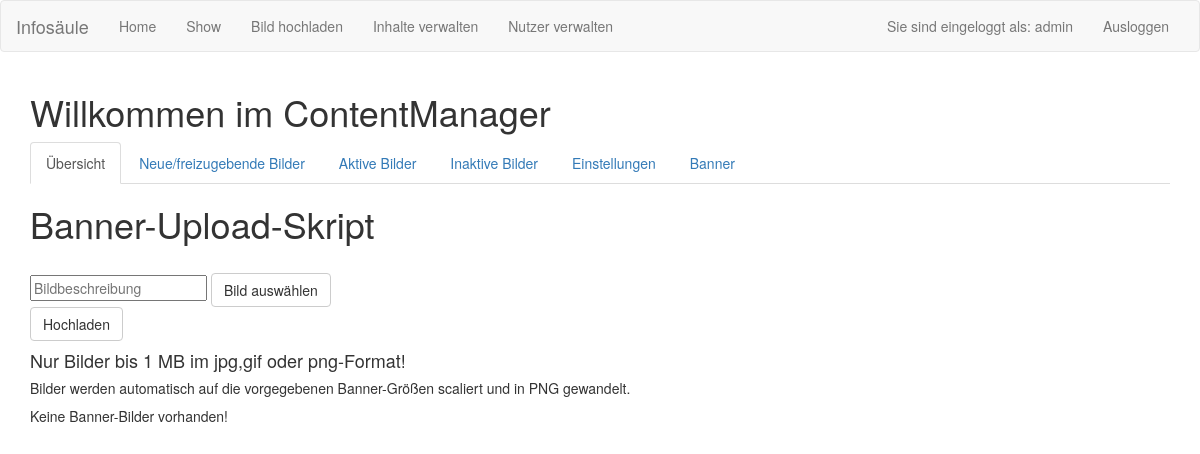
The page /cms_banner.php (signed in) on the database as committed earlier.
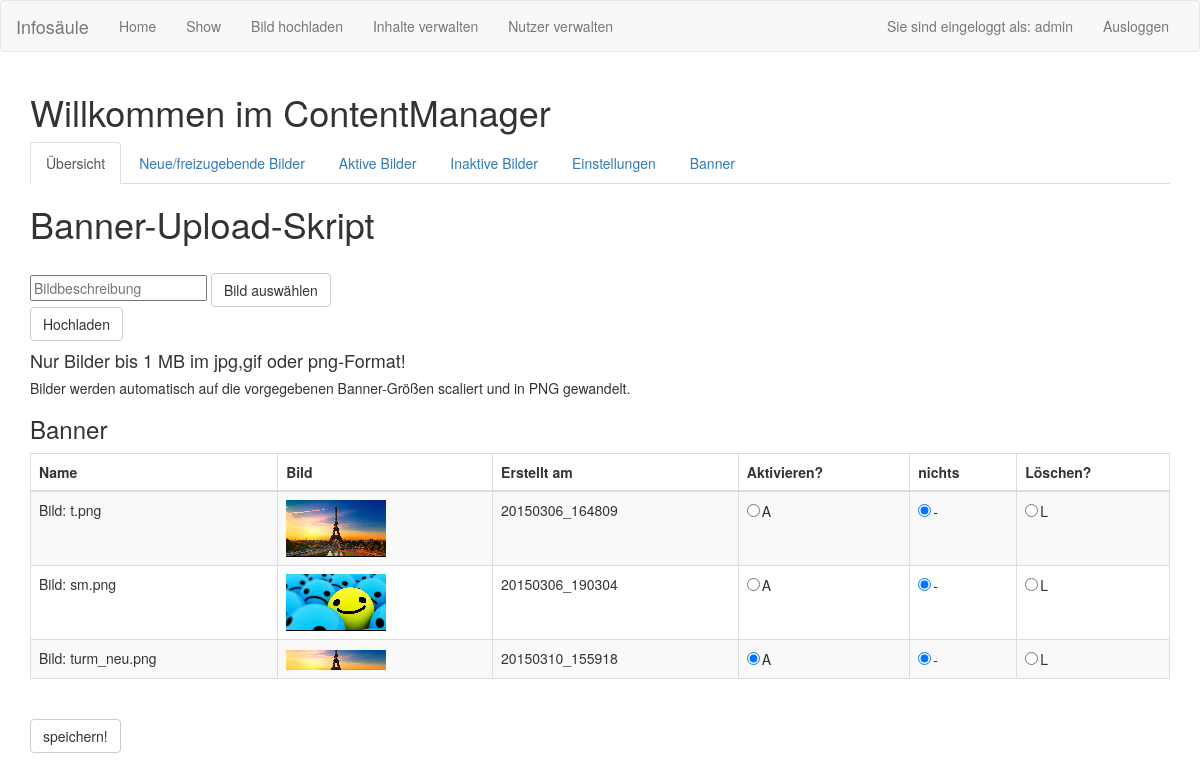
The same page on the database as committed later.
### tables this page shows
CREATE TABLE "bilder" ("lfdnr" INTEGER PRIMARY KEY  NOT NULL , "name" TEXT NOT NULL , "user" INTEGER NOT NULL , "erstzeit" DATETIME NOT NULL  DEFAULT CURRENT_TIMESTAMP, "akt_ab" DATETIME, "akt_bis" DATETIME, "ort" TEXT NOT NULL , "status" INTEGER);

### cms_banner.php (the view, shortened to what this page needs)
<?php
include("header.php");
include("cms_links.php");
?>
<html>
<head>
  <link href="css/bootstrap.min.css" rel="stylesheet">
</head>
<body>
<div id="cms_banner" class="container">
<h1>Banner-Upload-Skript</h1>
<form class="form-horizontal" action="check_banner.php" method="post" enctype="multipart/form-data">
               <div class="control-group">
                                                <div class="controls">
                                                        <input name="bildname" type="text" id="bildname" placeholder="Bildbeschreibung" required autofocus>
                                        <span class="btn btn-default btn-file">
                                                Bild ausw&auml;hlen <input name="datei" type="file" id="datei">
                                        </span>
                                                </div>
                                   </div>
<input class="btn btn-default btn-file" type="submit" value="Hochladen">
</form>
<h4>Nur Bilder bis 1 MB im jpg,gif oder png-Format!</h4>
<h5>Bilder werden automatisch auf die vorgegebenen Banner-Gr&ouml;&szlig;en scaliert und in PNG gewandelt.</h5>
<?php
$db = new SQLite3('db/infosaeule.sqlite');
if(!$db)die($db->lastErrorMsg());
 else{
echo" <form action='check_banner2.php' method='post' enctype='multipart/form-data'>";
  $results = $db->query("SELECT name, erstzeit,lfdnr, status from Bilder where status='3' Or status='4' order by 'lfdnr'");
if($row = $results->fetchArray())
  { echo " <b><h3>Banner</h3></b>";
  echo "<table class='table table-striped table-bordered'> ";
  echo "<thead><th>Name</th>";
  echo "<th>Bild</th>";
  echo "<th>Erstellt am</th>";
  echo "<th> Aktivieren? </th>";
  echo "<th> nichts </th>";
  echo "<th> L&ouml;schen? </th></thead>";
  echo "<tbody>";
  echo "<tr><td>Bild: ".$row['name']."</td>";
                 echo "<td><img src='banner_thumb/".$row['erstzeit']."-".$row['name']."' alt='".$row['name']."'</td>";
                 echo "<td>".$row['erstzeit']."</td>";
                  echo "<td><input type='radio' name='aktivieren' value='".$row['lfdnr']."' ";
                 if($row['status']=='4') echo " checked ";
                 echo " style='margin-right: 2px;'>A</td>";
                 echo "<td><input type='radio' name='".$row['lfdnr']."' value='checked' checked style='margin-right: 2px;'>-</td>";
                 echo "<td><input type='radio' name='".$row['lfdnr']."' value='loeschen' style='margin-right: 2px;'>L</td>";
                 echo "</tr>";
         while ($row = $results->fetchArray())
         {
                 echo "<tr><td>Bild: ".$row['name']."</td>";
                 echo "<td><img src='banner_thumb/".$row['erstzeit']."-".$row['name']."' alt='".$row['name']."'</td>";
                 echo "<td>".$row['erstzeit']."</td>";
                 echo "<td><input type='radio' name='aktivieren' value='".$row['lfdnr']."' ";
                 if($row['status']=='4') echo " checked ";
                 echo " style='margin-right: 2px;'>A</td>"; echo "<td><input type='radio' name='".$row['lfdnr']."' value='checked' checked style='margin-right: 2px;'>-</td>";
                 echo "<td><input type='radio' name='".$row['lfdnr']."' value='loeschen' style='margin-right: 2px;'>L</td>";
                 echo "</tr>";
         }
  echo "</tbody>";
  echo "</table> <br>";
   echo "<input class='btn btn-default btn-file' type='submit' value='speichern!'>" ;
  }
  else echo "Keine Banner-Bilder vorhanden!";
}
?>
 <br>
</form>
</div>
</body>
</html>

### header.php (shortened to what this page needs)
<!DOCTYPE html PUBLIC "-//W3C//DTD XHTML 1.0 Strict//EN" "http://www.w3.org/TR/xhtml1/DTD/xhtml1-strict.dtd">
<html xmlns="http://www.w3.org/1999/xhtml" xml:lang="de" lang="de">
 <head>
  	<link href="css/nav.css" rel="stylesheet">
    <link href="css/bootstrap.min.css" rel="stylesheet">
 </head>
<html>
<body>
<nav class="navbar navbar-default fixed-top">
	<div class="container-fluid">
    <div class="navbar-header">
	<a class="navbar-brand" href=index.php>Infosäule</a>
	</div>
    <div class="collapse navbar-collapse" id="bs-example-navbar-collapse-1">
      <ul class="nav navbar-nav">
	        <li><a href=index.php>Home <span class="sr-only">(aktuell)</span></a></li>
	        <li><a href=view.php>Show</a></li>
	        <li><a href=upload.php>Bild hochladen</a></li>
	        <?php
			if($_SESSION['rolle'] == 'admin' || $_SESSION['rolle'] == 'cm') {
				echo "<li><a href=cms.php>Inhalte verwalten</a></li>";
			}
			if($_SESSION['rolle'] == 'admin') {
				echo "<li><a href=form.php>Nutzer verwalten</a></li>";
			}
			?>
      </ul>
       <ul class="nav navbar-nav navbar-right">
       		<li><p class="navbar-text"><?php echo "Sie sind eingeloggt als: ".$_SESSION['rolle']; ?></p></li>
          	<li><a href=logout.php>Ausloggen</a></li>
       </ul>
 	 </div>
  </div>
</nav>
</body>
</html>

### cms_links.php (shortened to what this page needs)
<html>
<head>
          <link href="css/bootstrap.min.css" rel="stylesheet">
</head>
<body>
<div id="inhalt" class="container">
        <h1>Willkommen im ContentManager</h1>
        <ul class="nav nav-tabs">
                <li id="cms_home" class="active"><a href=cms.php>&Uuml;bersicht</a></li>
                <li id="new"><a href=cms_neue.php>Neue/freizugebende Bilder</a></li>
                <li id="aktive"><a href=cms_aktiv.php>Aktive Bilder</a></li>
                <li id="inaktive"><a href=cms_inaktiv.php>Inaktive Bilder</a></li>
                <li id="pref"><a href=cms_pref.php>Einstellungen</a></li>
                <li id="pref"><a href=cms_banner.php>Banner</a></li>
        </ul>
</div>
</body>
</html>

### css/nav.css (style rules this page uses)
.container { width: 900px; }

Rows that differ between the two databases and show on the page:
added bilder: name "t.png", erstzeit+name (picture), erstzeit "20150306_164809"
added bilder: name "sm.png", erstzeit+name (picture), erstzeit "20150306_190304"
added bilder: name "turm_neu.png", erstzeit+name (picture), erstzeit "20150310_155918", status "☑"
Other text that changed with them:
form field lfdnr: (not shown) → "☑"
form field lfdnr: (not shown) → "☐"
form field value: (not shown) → "speichern!"
text no longer shown: "Keine Banner-Bilder vorhanden!"
text now shown: "Banner Name Bild Erstellt am Aktivieren? nichts Löschen? Bild: A - L"
